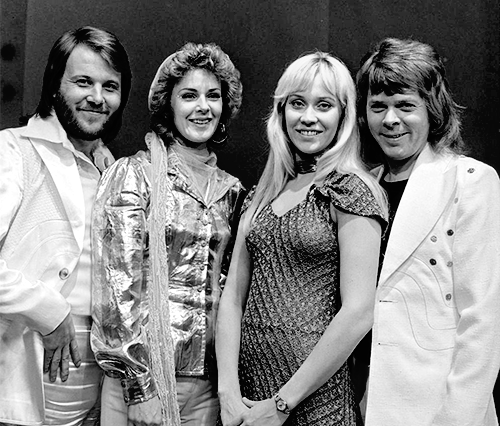
#> input picture face_detection/images/abba.png, 500 x 426 px
$ python -i features.py   (imports and definitions only)   (Python 2 division)   (older library calls are emulated)
#> lines starting #> are read from the running program, lines starting #| are printed output that depends on the picture
'''
Ver2 - Update on Jan 10, 2015

Created on Jan 26, 2014

1) Hog  feature from skimage (scikitlearn)
ref:
http://scikit-image.org/docs/dev/auto_examples/plot_hog.html#example-plot-hog-py

Status - WORKS

2-3) Geometric moments: computes 0-3rd geometric moments on an image that cropped,
resized and sectioned into 6x6 (=36) blocks. Moments are computed on each block
(starting at block coordinates (1,1)) and concatenated to form a 6x6x10 feature
vector per image.
    - Binary images, uses opencv implementation
    - Grayscale images
        (ver1): naive, see the opencv documentation
        (ver2): optimized using np.mesh (about 20x faster)

Status - WORKS

4) Hu Moments (Chris Wheat): Uses raw, central, and scale invariant to compute
                            rotation and scale invariant Hu Moments
                            8-element vector -- added in version 2

5-6) Normalized R tranform (sum of radon transforms along rho)
 ref:
 http://scikit-image.org/docs/dev/api/skimage.transform.html?highlight=radon#skimage.transform.radon
    Uses the scikit.transform.radon implementation.
    - R transform for the binary/mask image
    - R transform for the gray scale/depth image
    R transform is normalized by max(R)

Status - WORKS <carlitos408@gmail.com>

@author: Carlos
'''
import cv2
import numpy as np
from skimage.feature import hog
from skimage import exposure# , data, color
from skimage.transform import radon#, rescale


## *****************************************************************************
### moments
def raw_moments(im, i, j):
    """
        Raw Moments

        @param im - image numpy array
        @param i - x parameter
        @param j - y parameter
    """
    nx, ny = im.shape
    lx = np.arange(nx)
    ly = np.arange(ny)
    yv, xv = np.meshgrid(lx,ly, indexing='ij')
    return np.sum(im*((xv)**i)*((yv)**j))

# [284 lines left out: functions central_moments, scale_invarient_moments, hu, compute_hog, binary_moments, not called in this run]
#binary_moments


##############################################################################
# ********************************************
# GEOMETRIC MOMENTS:
#     GRAYSCALE IMAGE
# ********************************************
##############################################################################
def grayscale_moments(gray, mask=None, vis=False, cropflag =False):
    """ Calls the function that executes the image geometric moments on each of
        the 36 (6x6) blocks
    inputs:
        gray:= numpyarray, 2D single channel grayscale in range [0 255]
        mask:= numpyarray, 2D single channel binary image in range [0,1]
        vis := boolean, display ea of the 6x6 blocks & image w overlayed grid
    output:
        moms:= np.array, 10 elements from ea of the 36 blocks (36x10 =360)
               shape:1Lx(10momentelements x 6rowblocks x 6colblocks)=(1L,360L)
               L2-normalized.
    >> (numpyarray(h,w,1L), bool) -> numpyarray(1L,360L)
    """
    # Initialize the moment array to zeros:
    #moms = np.zeros((1, 37*10), dtype=np.float)

    # Check if mask is provided. If not, then use the whole image
    if mask == None:
        mask = np.ones(gray.shape, gray.dtype)

    # [23 lines left out: function drawblocks, not called in this run]
    #drawblocks


    def cropAndResizeMask(mask, image):
        """Crops and resizes both (mask & image) based on mask values to 96x300
           pixels.
        Input:
            mask - uint8 2D single channel binary[0,1] image (mask)
            image - uint8 2D single channel gray-scale image
        Output:
            imcrop - silhouette cropped image
            k - flag that indicates when something is detected in the mask """
        # ensure that the mask is binary in the [0,1] range
        mask = mask/np.max(mask)
        rows,cols = np.nonzero(mask==1)
        # basic check for when there is nothing to mask
        if ((not(rows.size and cols.size)) or ( (rows.min() == rows.max()) and (cols.min() == cols.max()))):
            msk_crop = mask
            img_crop = image
            k = False
            print "WARNING: Nothing to crop - returning black (empty) image"
        else:
            msk_crop = mask[rows.min():rows.max(), cols.min():cols.max()]
            img_crop = image[rows.min():rows.max(), cols.min():cols.max()]
            k = True
        imcrop   = cv2.resize(img_crop, (96,300))  # (100,300)) # paper uses these dimensions but nicer for 6x6 block processes
        maskcrop = cv2.resize(msk_crop, (96,300))
        return imcrop,maskcrop, k
    # cropresizeMask

    def geometricmoments(gray):
        """computes the 0-3rd geometric moments of a 2-dimensional grayscale
        images and returns a dictionary. Grayscale image pixel values are
        normalized to [0,1]
        >> Note: See dictionary definition for dictionary keys (ms_keys)
        >> (numpy.array) -> dictionary
        >> input:
            gray := 2D numpy array of size M,N
        >> output:
            moments:= 10-element dictionary, 0 to 3rd geometric moments 'pq';
                      p+q = moment order
        """
        # *********** THE DICTIONARY THAT TILL CONTAIN THE MOMENTS!
        moments = {}
        ms_list = [[1,0],[0,1],[2,0],[1,1],[0,2],[3,0],[2,1],[1,2],[0,3]]
        ms_keys = ['m10','m01','m20','m11', 'm02', 'm30', 'm21','m12', 'm03']
        # =============== Using Opencv expression for geo moments (see opencv docs):
        # Image dimensions:
        M,N = gray.shape
        # Zeroth moment = max(integral image):
        integral_image = cv2.integral(gray)
        moments['m00'] = np.max(integral_image)
        # The remaining moments:
        k = 0 #index for the dictionary keys
        for l in ms_list:
            p,q = l
            m =  raw_moments(gray,p,q)
# [6 lines of commented-out code are left out]
            moments[ms_keys[k]] = m
            k += 1
        #end l
        return moments
    #grayscale_geometric_moments

    def computeMoments(mask):
        """Uses opencv built-in to return geometric moments for a binary [0,1] image (up to 3rd order)
        input: single channel binary image with values in range[0,1]
        output: geometric moments"""
        M = geometricmoments(mask) # moment-dictionary {spatial, central, central normalized}
        m = np.zeros((1,10), dtype=float)
        m00 = M['m00']
        m10 = M['m10']
        m01 = M['m01']
        m20 = M['m20']
        m11 = M['m11']
        m02 = M['m02']
        m30 = M['m30']
        m21 = M['m21']
        m12 = M['m12']
        m03 = M['m03']
        m = np.array([m00, m10, m01, m11, m20, m02, m21, m12, m30, m03])
    #         m = [m00, m10, m01, m20, m02, m30, m03]
        return m
    # computeMoments


    def extracMoments(img, display=False):
        """Calls the function that executes the image geometric moments on each
           of the 36 (6x6) blocks.
        inputs:
            img    := the 2D single channel black and white image in range [0,1]
            display:= boolean to display each of the 6x6 blocks and the image w
                      the overlayed grid
        output:
            moms:= vector of length 360: 10 elements from ea of the 36 blocks
                   (36x10 =360)
            moms has a form: [row1(col1-6), row2(col1-6),..., row6(col1-6)]
        """
        # Change the range of the image to [0,1]:
        img = img.astype(float)
        img = img/np.max(img)
        # if display then draw the blocks on the image and display it
        if display:
            drawblocks(img)
        w, h =img.shape
        n  = 6 # given by paper 6x6 = 36 blocks
        wb = np.uint8(np.floor(w/n))
        hb = np.uint8(np.floor(h/n))
        moms=np.zeros((1,37*10), dtype=np.float)
        r = 1 # rows counter
        c = 1 # cols counter
        count=1
        moms[0,0:10] = computeMoments(img)
        # for all the blocks in the array (image):
        for i in range(0,w,wb): # row
            for j in range(0,h,hb): #column
                iend=(wb*r)
                jend=(hb*c)
                b = img[i:iend,j:jend]
                if b.max()>0:
                    moms[0, count*10:(count+1)*10]= computeMoments(b)
                if display:
                    print "0-3-mnts: ", moms[0,count*10:(count+1)*10], ', for block(r,c): ', r,c
                    cv2.imshow('current block', b)
                    #cv2.waitKey(50)
                c+=1
                count+=1
            r+= 1
            c =1 #reset cols counter
        return moms
    #extracMoments

    def apply_mask(gray, mask):
        '''applies a mask to a grayscale image
        mask = single channel binary numpy array
        gray = single channel numpy array
        '''
        # Apply the mask via bit-wise AND:
        mask  = np.uint8(mask.astype(float) / np.max(mask)) # binary [0,1]
        masked = cv2.bitwise_and(gray,gray,mask = mask)
        return masked
    #apply_mask

# Pre-Process the images:
#     if cropflag == True:
    im, mask,_  = cropAndResizeMask(mask,gray)
    im = apply_mask(im, mask)
#     else: im = gray
    im = np.uint8(im.astype(float)/np.max(im) * 255)

    #if not f1: # if the mask exists, extract the image Geo-moments
    moms =  extracMoments(im, vis)#
    if vis:
        cv2.imshow('masked image', im)
        cv2.imshow('mask', mask*255)
        #cv2.waitKey(0)
    return moms/np.linalg.norm(moms) #moms.flatten(1)
#grayscale_moments
##############################################################################


##############################################################################
# ********************************************
# HU MOMENTS: SCALE, SHIFT & ROTATION INVARIANT
#    GRAY or BINARY IMAGE
# ********************************************
##############################################################################
# [362 lines left out: functions hu_moments, orientationMatrix, RT, not called in this run]
#R_Transform
#
#
# ##############################################################################
# TESTING!
#
# def main():
# ######## LOAD SOME IMAGES TO TEST:

#     image=color.rgb2gray(data.lena()) # float & [0,1]
#     sc_image = np.uint8( image/np.max(image) * 255) # uint8 & [0,255]
#
#     depthname = '../waveL/carlos/View_0_ALL_devs/seq1/pose1_dev2_DepthMap_13.png'
#     maskname  = '../waveL/carlos/View_0_ALL_devs/seq1/pose1_dev2_UserPixels_13.png'
#     gray = cv2.cvtColor(cv2.imread(depthname), cv2.COLOR_BGR2GRAY)
#     mask = cv2.cvtColor(cv2.imread(maskname),  cv2.COLOR_BGR2GRAY)
#
#
#     # call hog function
#     hog_f,hog_image = compute_hog(sc_image, vis=True)
#     print hog_image.shape, hog_image.dtype, type(hog_image)
#
#     # THE MOMENTS:
#     bin_moms = binary_moments(mask, vis=False) # binary moments
#     gray_moms = grayscale_moments(mask,gray, vis=False) # grayscale moments
#     # Print some info about the extracted features:
#     print 'hog vector: ', hog_f.shape
#     print 'bin vector: ', bin_moms.shape #np.max(bin_moms)
#     print 'gry vector: ', gray_moms.shape
# #main
# ##############################################################################
# main()

>>> import cv2
>>> picture = cv2.imread('../face_detection/images/abba.png', cv2.IMREAD_GRAYSCALE)
#> picture is the input picture: shape (426, 500); min 0, max 255, mean 130.8
>>> result = grayscale_moments(picture)
#> in cropAndResizeMask, `mask = mask/np.max(mask)`: mask: shape (426, 500); every value is 1
#> in cropAndResizeMask, `msk_crop = mask[rows.min():rows.max(), cols.min():cols.max()]`: msk_crop: shape (425, 499); every value is 1
#> in cropAndResizeMask, `img_crop = image[rows.min():rows.max(), cols.min():cols.max()]`:
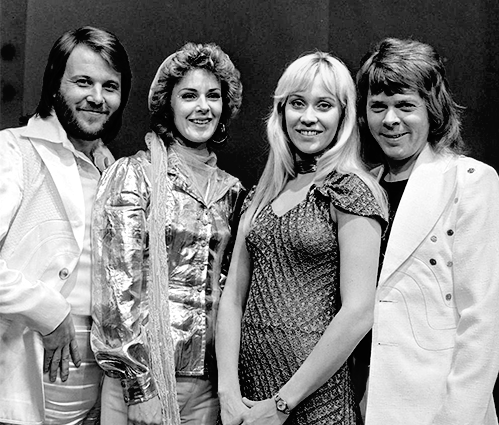
#> img_crop: shape (425, 499); min 0, max 255, mean 130.8
#> in cropAndResizeMask, `imcrop   = cv2.resize(img_crop, (96,300))`:
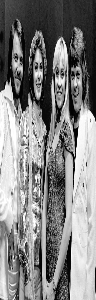
#> imcrop: shape (300, 96); min 0, max 255, mean 130.5
#> in cropAndResizeMask, `maskcrop = cv2.resize(msk_crop, (96,300))`: maskcrop: shape (300, 96); every value is 1
#> in geometricmoments, `integral_image = cv2.integral(gray)`:
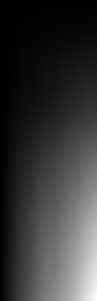
#> integral_image: shape (301, 97) float64; min 0, max 14734, mean 3210.7; drawn with min black and max white
#> the loop in geometricmoments, `for l in ms_list:` made 9 passes
#> m on passes 1 to 9: 699142.7, 2535311.1, 46013420.1, 122535369.7, 520407572.9, 3.4e+09, 8.2e+09, 2.55e+10, 1.17e+11
#> after the loop in geometricmoments, `for l in ms_list:`: k = 9; moments = moments, m00 14734, centre m10/m00, m01/m00 = (47.45, 172.1)
#> in computeMoments, `M = geometricmoments(mask)`: M has the same summary as moments in geometricmoments
#> in computeMoments, `m00 = M['m00']`: m00 = 14734
#> in computeMoments, `m10 = M['m10']`: m10 = 699142.7
#> in computeMoments, `m01 = M['m01']`: m01 = 2535311.1
#> in computeMoments, `m20 = M['m20']`: m20 = 46013420.1
#> in computeMoments, `m11 = M['m11']`: m11 = 122535369.7
#> in computeMoments, `m02 = M['m02']`: m02 = 520407572.9
#> in computeMoments, `m30 = M['m30']`: m30 = 3.4e+09
#> in computeMoments, `m21 = M['m21']`: m21 = 8.2e+09
#> in computeMoments, `m12 = M['m12']`: m12 = 2.55e+10
#> in computeMoments, `m03 = M['m03']`: m03 = 1.17e+11
#> in computeMoments, `m = np.array([m00, m10, m01, m11, m20, m02, m21, m12, m30, m03])`: m = [14734, 699142.7, 2535311.1, 122535369.7, 46013420.1, 520407572.9, 8.2e+09, 2.55e+10, 3.4e+09, 1.17e+11]

$ run again, on face_detection/images/messi.png
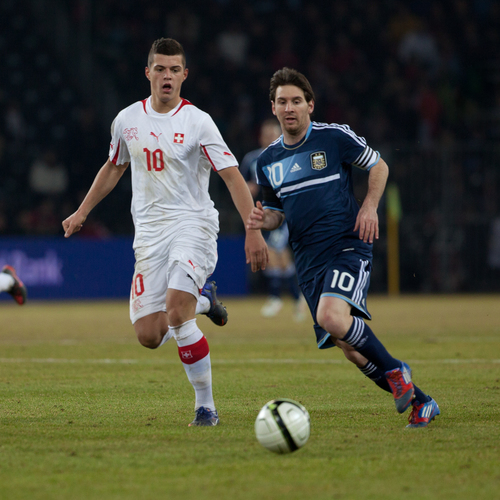
#> input picture face_detection/images/messi.png, 500 x 500 px
#> mask: shape (500, 500); every value is 1
#> msk_crop: shape (499, 499); every value is 1
#> in cropAndResizeMask, `imcrop   = cv2.resize(img_crop, (96,300))`:
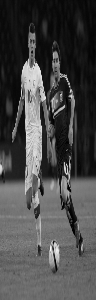
#> imcrop: shape (300, 96); min 0, max 254, mean 72.7
#> maskcrop: shape (300, 96); every value is 1
#> in geometricmoments, `integral_image = cv2.integral(gray)`:
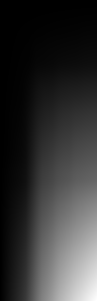
#> integral_image: shape (301, 97) float64; min 0, max 8213.8, mean 1688.2; drawn with min black and max white
#> the loop in geometricmoments, `for l in ms_list:` made 9 passes
#> m on passes 1 to 8: 365035.3, 1530465.6, 21480945.2, 69165946, 330452836.7, 1.45e+09, 4.18e+09, 1.51e+10
#> after the loop in geometricmoments, `for l in ms_list:`: k = 9; moments = moments, m00 8213.8, centre m10/m00, m01/m00 = (44.44, 186.3)
#> in computeMoments, `M = geometricmoments(mask)`: M has the same summary as moments in geometricmoments
#> m00 = 8213.8
#> m10 = 365035.3
#> m01 = 1530465.6
#> m20 = 21480945.2
#> m11 = 69165946
#> m02 = 330452836.7
#> m30 = 1.45e+09
#> m21 = 4.18e+09
#> m12 = 1.51e+10
#> m03 = 7.7e+10
#> in computeMoments, `m = np.array([m00, m10, m01, m11, m20, m02, m21, m12, m30, m03])`: m = [8213.8, 365035.3, 1530465.6, 69165946, 21480945.2, 330452836.7, 4.18e+09, 1.51e+10, 1.45e+09, 7.7e+10]

$ run again, on face_detection/images/messi2.png
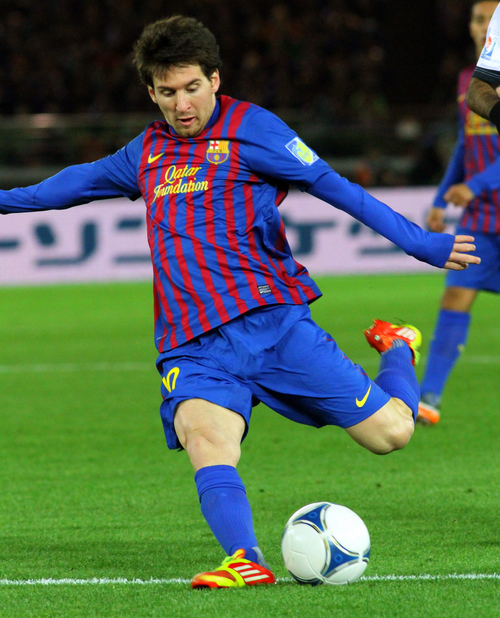
#> input picture face_detection/images/messi2.png, 500 x 618 px
#> mask: shape (618, 500); every value is 1
#> msk_crop: shape (617, 499); every value is 1
#> in cropAndResizeMask, `img_crop = image[rows.min():rows.max(), cols.min():cols.max()]`:
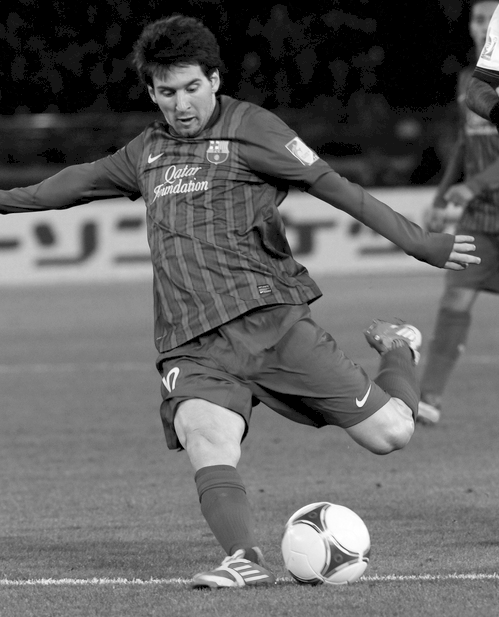
#> img_crop: shape (617, 499); min 0, max 255, mean 97.8
#> in cropAndResizeMask, `imcrop   = cv2.resize(img_crop, (96,300))`:
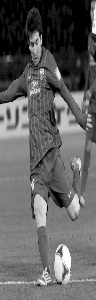
#> imcrop: shape (300, 96); min 0, max 255, mean 97.6
#> maskcrop: shape (300, 96); every value is 1
#> the loop in geometricmoments, `for l in ms_list:` made 9 passes
#> m on passes 1 to 8: 520931.2, 1994907.3, 33161967.2, 94184962.5, 419721228.2, 2.38e+09, 5.99e+09, 1.99e+10
#> after the loop in geometricmoments, `for l in ms_list:`: k = 9; moments = moments, m00 11028.3, centre m10/m00, m01/m00 = (47.24, 180.9)
#> in computeMoments, `M = geometricmoments(mask)`: M has the same summary as moments in geometricmoments
#> m00 = 11028.3
#> m10 = 520931.2
#> m01 = 1994907.3
#> m20 = 33161967.2
#> m11 = 94184962.5
#> m02 = 419721228.2
#> m30 = 2.38e+09
#> m21 = 5.99e+09
#> m12 = 1.99e+10
#> m03 = 9.62e+10
#> in computeMoments, `m = np.array([m00, m10, m01, m11, m20, m02, m21, m12, m30, m03])`: m = [11028.3, 520931.2, 1994907.3, 94184962.5, 33161967.2, 419721228.2, 5.99e+09, 1.99e+10, 2.38e+09, 9.62e+10]

$ run again, on face_detection/images/micu.png
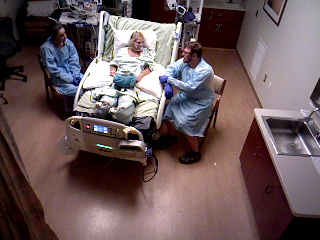
#> input picture face_detection/images/micu.png, 320 x 240 px
#> mask: shape (240, 320); every value is 1
#> msk_crop: shape (239, 319); every value is 1
#> in cropAndResizeMask, `imcrop   = cv2.resize(img_crop, (96,300))`:
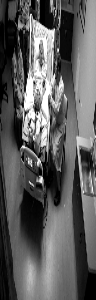
#> imcrop: shape (300, 96); min 0, max 255, mean 93.5
#> maskcrop: shape (300, 96); every value is 1
#> in geometricmoments, `integral_image = cv2.integral(gray)`:
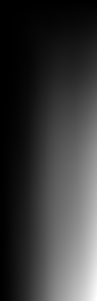
#> integral_image: shape (301, 97) float64; min 0, max 10558.5, mean 2405.4; drawn with min black and max white
#> the loop in geometricmoments, `for l in ms_list:` made 9 passes
#> m on passes 1 to 8: 549956.5, 1519449.4, 35562470.2, 77001122.4, 292614518.5, 2.57e+09, 4.86e+09, 1.46e+10
#> after the loop in geometricmoments, `for l in ms_list:`: k = 9; moments = moments, m00 10558.5, centre m10/m00, m01/m00 = (52.09, 143.9)
#> in computeMoments, `M = geometricmoments(mask)`: M has the same summary as moments in geometricmoments
#> m00 = 10558.5
#> m10 = 549956.5
#> m01 = 1519449.4
#> m20 = 35562470.2
#> m11 = 77001122.4
#> m02 = 292614518.5
#> m30 = 2.57e+09
#> m21 = 4.86e+09
#> m12 = 1.46e+10
#> m03 = 6.47e+10
#> in computeMoments, `m = np.array([m00, m10, m01, m11, m20, m02, m21, m12, m30, m03])`: m = [10558.5, 549956.5, 1519449.4, 77001122.4, 35562470.2, 292614518.5, 4.86e+09, 1.46e+10, 2.57e+09, 6.47e+10]
